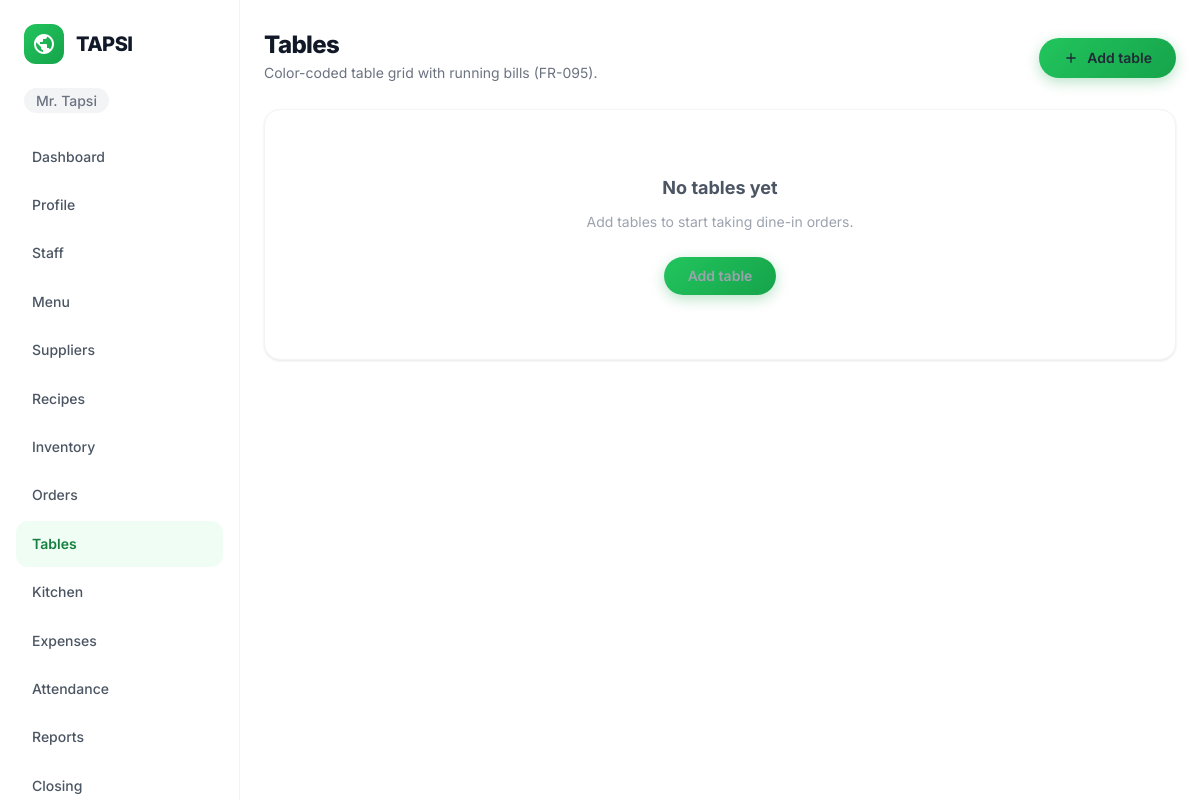
Page /orders/tables/ (signed in) on the earlier database version.
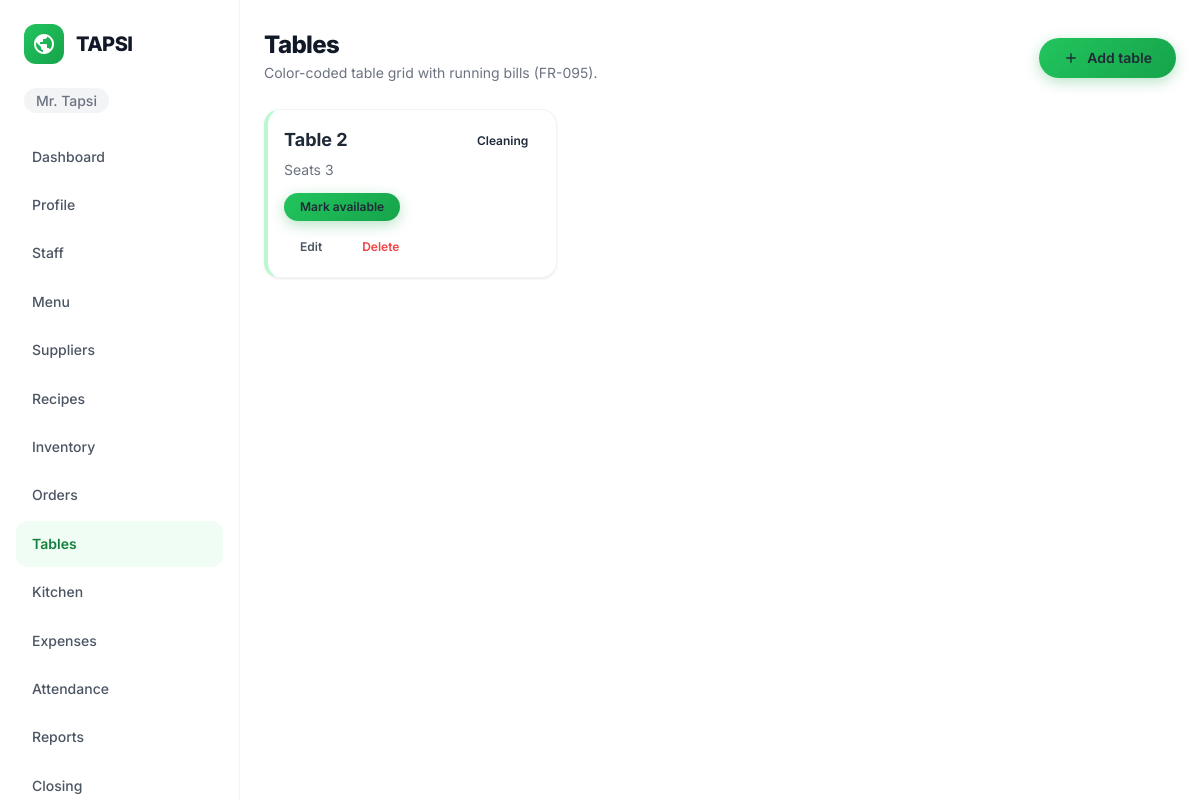
Same page on the later database version.
### orders/models.py (models this page shows, shortened)
class DiningTable(models.Model):
    class Status(models.TextChoices):
        AVAILABLE = "AVAILABLE", "Available"
        OCCUPIED = "OCCUPIED", "Occupied"
        RESERVED = "RESERVED", "Reserved"
        CLEANING = "CLEANING", "Cleaning"
    restaurant_id = models.PositiveIntegerField(db_index=True)
    name = models.CharField(max_length=40)
    seating_capacity = models.PositiveSmallIntegerField(default=2)
    status = models.CharField(
        max_length=12,
        choices=Status.choices,
        default=Status.AVAILABLE,
    )
    is_active = models.BooleanField(default=True)
    created_at = models.DateTimeField(auto_now_add=True)
    updated_at = models.DateTimeField(auto_now=True)
    class Meta:
        ordering = ("name",)
        unique_together = ("restaurant_id", "name")
    @property
    def open_orders(self):
        return self.orders.filter(
            status__in=[Order.Status.PENDING, Order.Status.PREPARING, Order.Status.READY]
        )

### orders/views.py (the view)
# urls.py: path("tables/", views.table_list, name="table_list"),
@user_passes_test(_is_staff)
def table_list(request):
    rid = _restaurant_id(request.user)
    tables = DiningTable.objects.filter(restaurant_id=rid, is_active=True)
    return render(request, "orders/table_list.html", {"tables": tables})

### accounts/models.py (called while the page is built)
    def get_queryset(self):
        return super().get_queryset().filter(is_deleted=False)

### orders/views.py (called while the page is built)
def _is_staff(user):
    return user.is_authenticated and user.role in {
        User.Role.OWNER, User.Role.MANAGER, User.Role.CASHIER,
    }

def _restaurant_id(user):
    return user.restaurant_id

### templates/orders/table_list.html (shortened to what this page needs)
{% extends 'base.html' %}
{% block content %}
<div class="page-heading">
    <div>
        <h1>Tables</h1>
        <p style="color: var(--gray-500); font-size: var(--font-size-sm); margin-top: var(--space-1);">Color-coded table grid with running bills (FR-095).</p>
    </div>
    {% if user.role == 'OWNER' or user.role == 'MANAGER' %}
    <a class="btn btn-primary" href="{% url 'orders:table_create' %}">
        <svg width="16" height="16" viewBox="0 0 24 24" fill="none" stroke="currentColor" stroke-width="2"><path d="M12 5v14M5 12h14"/></svg>
        Add table
    </a>
    {% endif %}
</div>
<div style="display: grid; grid-template-columns: repeat(auto-fill, minmax(220px, 1fr)); gap: var(--space-4);">
    {% for table in tables %}
    <div class="table-card" style="padding: var(--space-4); border-left: 4px solid
        {% if table.status == 'AVAILABLE' %}var(--tapsi-600);
        {% elif table.status == 'OCCUPIED' %}var(--color-error);
        {% elif table.status == 'RESERVED' %}var(--tapsi-400);
        {% else %}var(--tapsi-200);{% endif %}">
        <div style="display: flex; justify-content: space-between; align-items: center;">
            <h3 style="font-size: var(--font-size-lg);">{{ table.name }}</h3>
            <span class="badge {% if table.status == 'AVAILABLE' %}badge-success{% elif table.status == 'OCCUPIED' %}badge-warning{% else %}badge-neutral{% endif %}">{{ table.get_status_display }}</span>
        </div>
        <p style="color: var(--gray-500); font-size: var(--font-size-sm); margin-top: var(--space-1);">Seats {{ table.seating_capacity }}</p>
        {% if table.status == 'CLEANING' and user.role != 'KITCHEN' %}
        <form method="post" action="{% url 'orders:table_status' table.pk %}" style="margin-top: var(--space-3);">
            <button type="submit" class="btn btn-primary btn-sm">Mark available</button>
        </form>
        {% elif table.status == 'OCCUPIED' and not table.open_orders and user.role == 'OWNER' or table.status == 'OCCUPIED' and not table.open_orders and user.role == 'MANAGER' %}
        <form method="post" action="{% url 'orders:table_status' table.pk %}" style="margin-top: var(--space-3);">
            {% csrf_token %}
            <input type="hidden" name="status" value="CLEANING">
            <button type="submit" class="btn btn-ghost btn-sm">Mark cleaning</button>
        </form>
        {% endif %}
        {% if user.role == 'OWNER' or user.role == 'MANAGER' %}
        <div style="display: flex; gap: var(--space-2); margin-top: var(--space-3);">
            <a href="{% url 'orders:table_edit' table.pk %}" class="btn btn-ghost btn-sm">Edit</a>
            {% if not table.open_orders %}
            <form method="post" action="{% url 'orders:table_delete' table.pk %}" style="display: inline;">
                <button type="submit" class="btn btn-ghost btn-sm" style="color: var(--color-error);">Delete</button>
            </form>
            {% endif %}
        </div>
        {% endif %}
    </div>
    {% empty %}
    <div class="table-card empty-state" style="grid-column: 1 / -1;">
        <h3>No tables yet</h3>
        <p>Add tables to start taking dine-in orders.</p>
        <a href="{% url 'orders:table_create' %}" class="btn btn-primary">Add table</a>
    </div>
    {% endfor %}
</div>
{% endblock %}

Differences in the rows shown:
added DiningTable: name "Table 2", status "Cleaning", seating_capacity "3", shows "Mark available", shows "Delete"
Other differences:
text no longer shown: "No tables yet Add tables to start taking dine-in orders. Add table"
